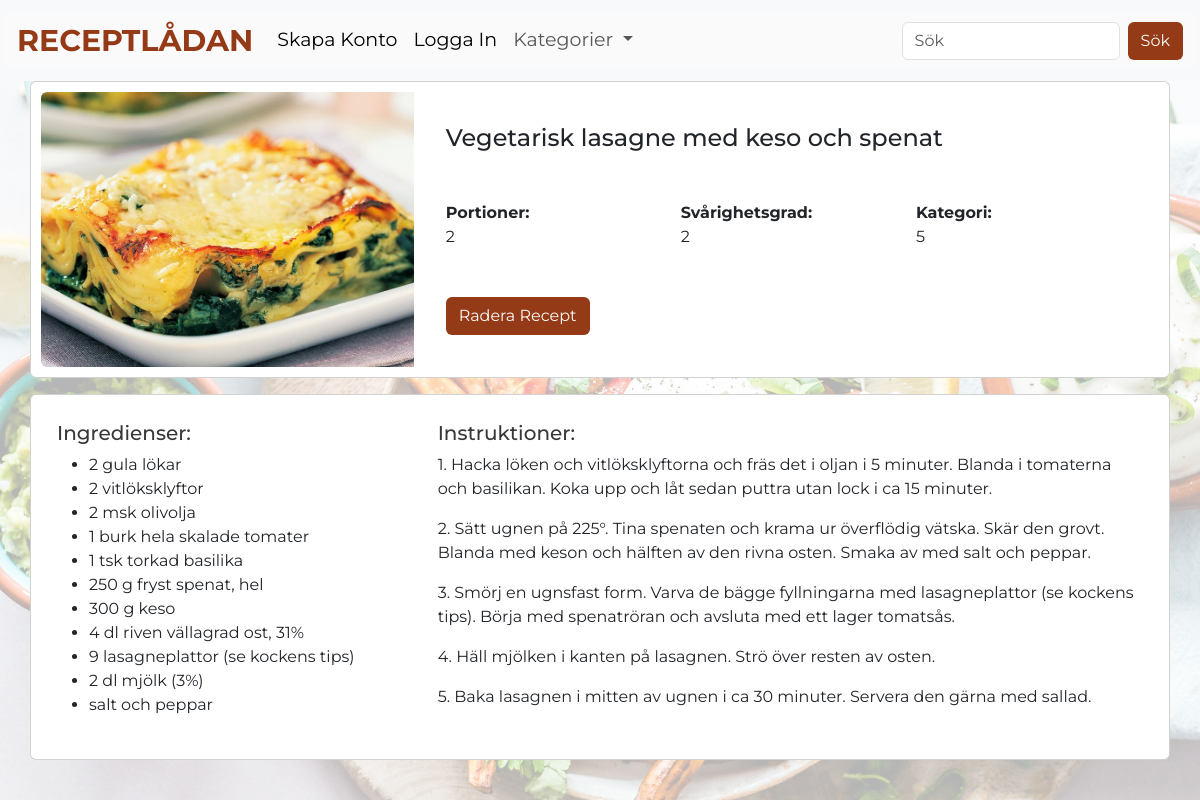
/detail/17, run on the app's committed database.
### main.py (models this page shows)
class Recipe(db.Model):
    id = db.Column(db.Integer, primary_key=True)
    user_id = db.Column(db.Integer, ForeignKey("users.id"))
    title = db.Column(db.String(100))
    ingredients = db.Column(db.Text)
    instruction = db.Column(db.Text)
    portions = db.Column(db.Integer)
    difficulty = db.Column(db.Integer)
    category = db.Column(db.Integer)
    date_posted = db.Column(db.DateTime, default=datetime.utcnow)
    image = db.Column(db.String(100))  # Path to the image file

### main.py (the view)
@app.route("/detail/<int:id>")
def recipe_detail(id):
    isAuthorized = session.get("Authorized", default=False)
    recipe = Recipe.query.get_or_404(id)
    return render_template(
        "recipe_detail.html", isAuthorized=isAuthorized, recipe=recipe
    )

### templates/recipe_detail.html (shortened to what this page needs)
{% extends "base.html" %} {% block body %}
<div class="main-recipe">
  <div class="card mb-3">
    <div class="row g-0">
      <div class="col-md-4 h-400">
        <img
          src="{{ recipe.image }}"
          alt="Picture of {{ recipe.title }}"
          class="img-fluid rounded-start"
          style="object-fit: cover; height: 100%; width: 100%"
        />
      </div>
      <div class="col-md-8 p-3">
        <div class="card-body">
          <div class="flex-grow-1">
            <h4 class="card-title mb-0">{{ recipe.title }}</h4>
            <br />
            <br />
            <div class="row">
              <div class="col-md-4">
                <div class="mb-4">
                  <strong>Portioner:</strong><br />
                  <p>{{ recipe.portions }}</p>
                </div>
              </div>
              <div class="col-md-4">
                <div class="mb-4">
                  <strong>Svårighetsgrad:</strong><br />
                  <p>{{ recipe.difficulty }}</p>
                </div>
              </div>
              <div class="col-md-4">
                <div class="mb-4">
                  <strong>Kategori:</strong><br />
                  <p>{{ recipe.category }}</p>
                </div>
              </div>
            </div>
            <div class="float-right">
              <br />
              <a
                href="{{ url_for ('delete_recipe', id=recipe.id) }}"
                class="btn btn-custom-secondary btn crud-btn-text"
                >Radera Recept</a
              >
            </div>
          </div>
        </div>
      </div>
    </div>
  </div>
  <div class="card mb-3">
    <div class="row">
      <div class="col-md-4">
        <div class="card-body">
          <h5>Ingredienser:</h5>
          <ul>
            {% for ingredient in recipe.ingredients.split('\n') %}
            <li>{{ ingredient }}</li>
            {% endfor %}
          </ul>
        </div>
      </div>
      <div class="col-md-8">
        <div class="card-body">
          <h5>Instruktioner:</h5>
          {% for step in recipe.instruction.split('\n') %}
          <p>{{ step }}</p>
          {% endfor %}
        </div>
      </div>
    </div>
  </div>
</div>
{% endblock %}

### templates/base.html (shortened to what this page needs)
<!DOCTYPE html>
<html lang="en">
  <head>
    <link
      href="https://cdn.jsdelivr.net/npm/bootstrap@5.3.2/dist/css/bootstrap.min.css"
      rel="stylesheet"
    />
    <link
      rel="stylesheet"
      href="{{ url_for('static', filename='css/main.css') }}"
    />
  </head>
  <body>
    <nav class="navbar navbar-expand-lg bg-body-tertiary">
      <div class="container-fluid">
        <a class="navbar-brand" href="{{ url_for('home') }}">RECEPTLÅDAN</a>
        <div class="collapse navbar-collapse" id="navbarSupportedContent">
          <ul class="navbar-nav me-auto mb-2 mb-lg-0">
            <li class="nav-item">
              <a
                class="nav-link active unauthorized"
                aria-current="page"
                href="{{ url_for('sign_up') }}"
                >Skapa Konto</a
              >
            </li>
            <li class="nav-item">
              <a
                class="nav-link active unauthorized"
                aria-current="page"
                href="{{ url_for('sign_in') }}"
                >Logga In</a
              >
            </li>
            <li class="nav-item dropdown">
              <a
                class="nav-link dropdown-toggle"
                href="#"
                role="button"
                data-bs-toggle="dropdown"
                aria-expanded="false"
              >
                Kategorier
              </a>
            </li>
          </ul>
          <form class="d-flex" role="search">
            <input
              class="form-control me-2"
              type="search"
              placeholder="Sök"
              aria-label="Search"
            />
            <button class="btn" type="submit">Sök</button>
          </form>
        </div>
      </div>
    </nav>
    <div class="hero">{% block body %} {% endblock %}</div>
  </body>
</html>

### static/css/main.css (style rules this page uses)
body { background-color: #fafafa; font-family: "Montserrat", sans-serif; color: #363935; background-image: url("/static/pexels-ella-olsson-1640772.jpg"); background-size: cover; background-repeat: no-repeat; background-attachment: fixed; position: relative; min-height: 100vh; }
body::before { content: ""; position: fixed; top: 0; left: 0; width: 100%; height: 100%; background: rgba(255, 255, 255, 0.7); z-index: -1; }
h1, h2, h3, h4, h5 { color: #363935; }
.hero { position: relative; height: 100%; width: 100%; display: flex; justify-content: center; }
.hero::before { content: ""; opacity: 0; position: relative; background-size: cover; background-repeat: no-repeat; background-attachment: fixed; background-color: rgba( 122, 122, 122, 0.5 ); }
.container-fluid { background-color: #fafafa; font-size: 20px; margin: 5px; font-size: 19px; }
.navbar { z-index: 1000; }
.navbar-brand { font-size: 30px; font-weight: bold; color: #953a17; }
.btn { background-color: #953a17; color: #fafafa; }
.btn-custom-secondary { text-align: right; }
.card { margin-right: 30px; margin-left: 30px; padding: 10px; }

### data on the page
Recipe: image (picture), title "Vegetarisk lasagne med keso och spenat", portions "2", difficulty "2", category "5"

### other printed values
{{ ingredient }} "2 gula lökar" "2 vitlöksklyftor" "2 msk olivolja" "1 burk hela skalade tomater" "1 tsk torkad basilika" "250 g fryst spenat, hel" "300 g keso" "4 dl riven vällagrad ost, 31%" "9 lasagneplattor (se kockens tips)" "2 dl mjölk (3%)" "salt och peppar"
{{ step }} "1. Hacka löken och vitlöksklyftorna och fräs det i oljan i 5 minuter. Blanda i tomaterna och basilikan. Koka upp och låt sedan puttra utan lock i ca 15 minuter." "2. Sätt ugnen på 225°. Tina spenaten och krama ur överflödig vätska. Skär den grovt. Blanda med keson och hälften av den rivna osten. Smaka av med salt och peppar." "3. Smörj en ugnsfast form. Varva de bägge fyllningarna med lasagneplattor (se kockens tips). Börja med spenatröran och avsluta med ett lager tomatsås." "4. Häll mjölken i kanten på lasagnen. Strö över resten av osten." "5. Baka lasagnen i mitten av ugnen i ca 30 minuter. Servera den gärna med sallad."
